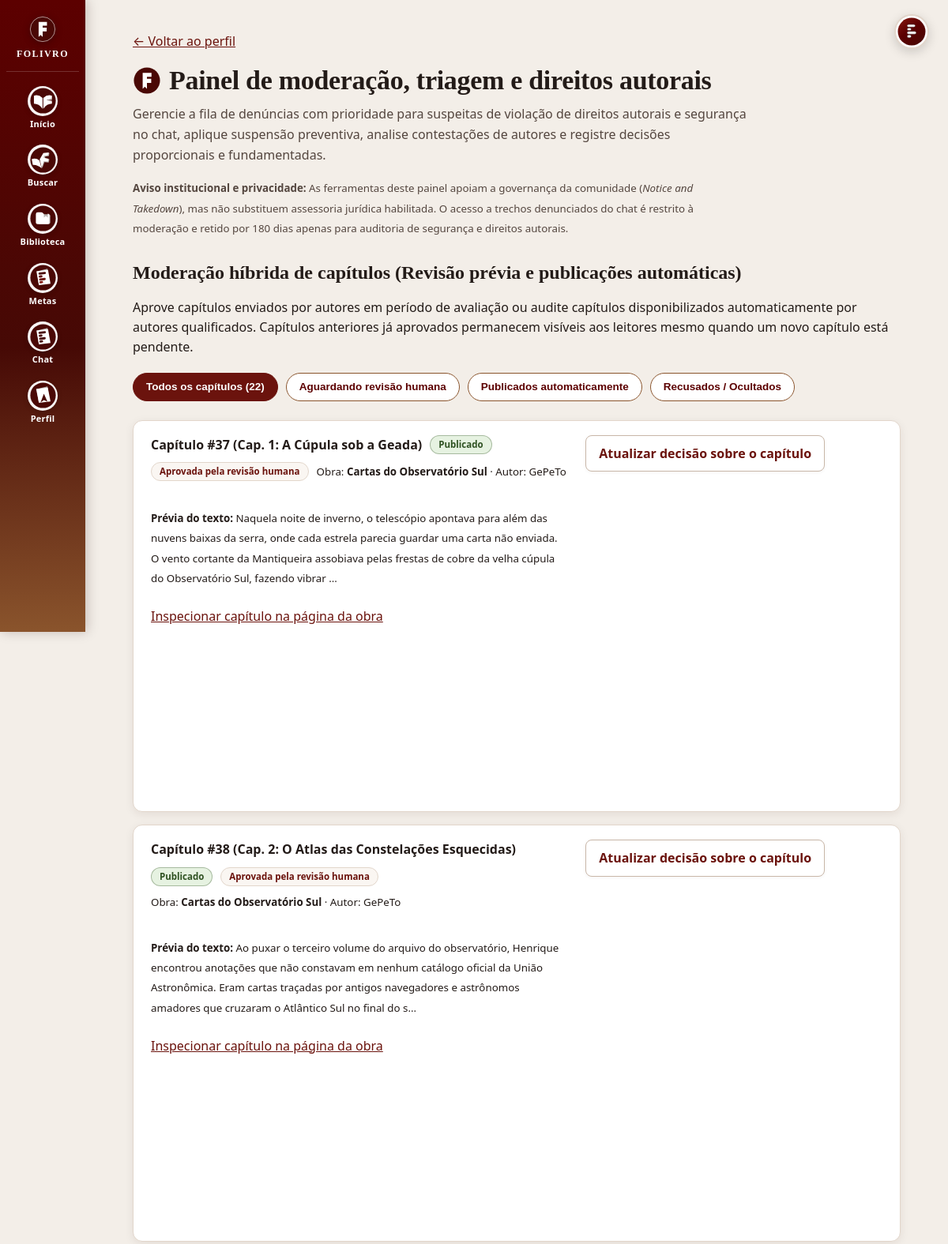
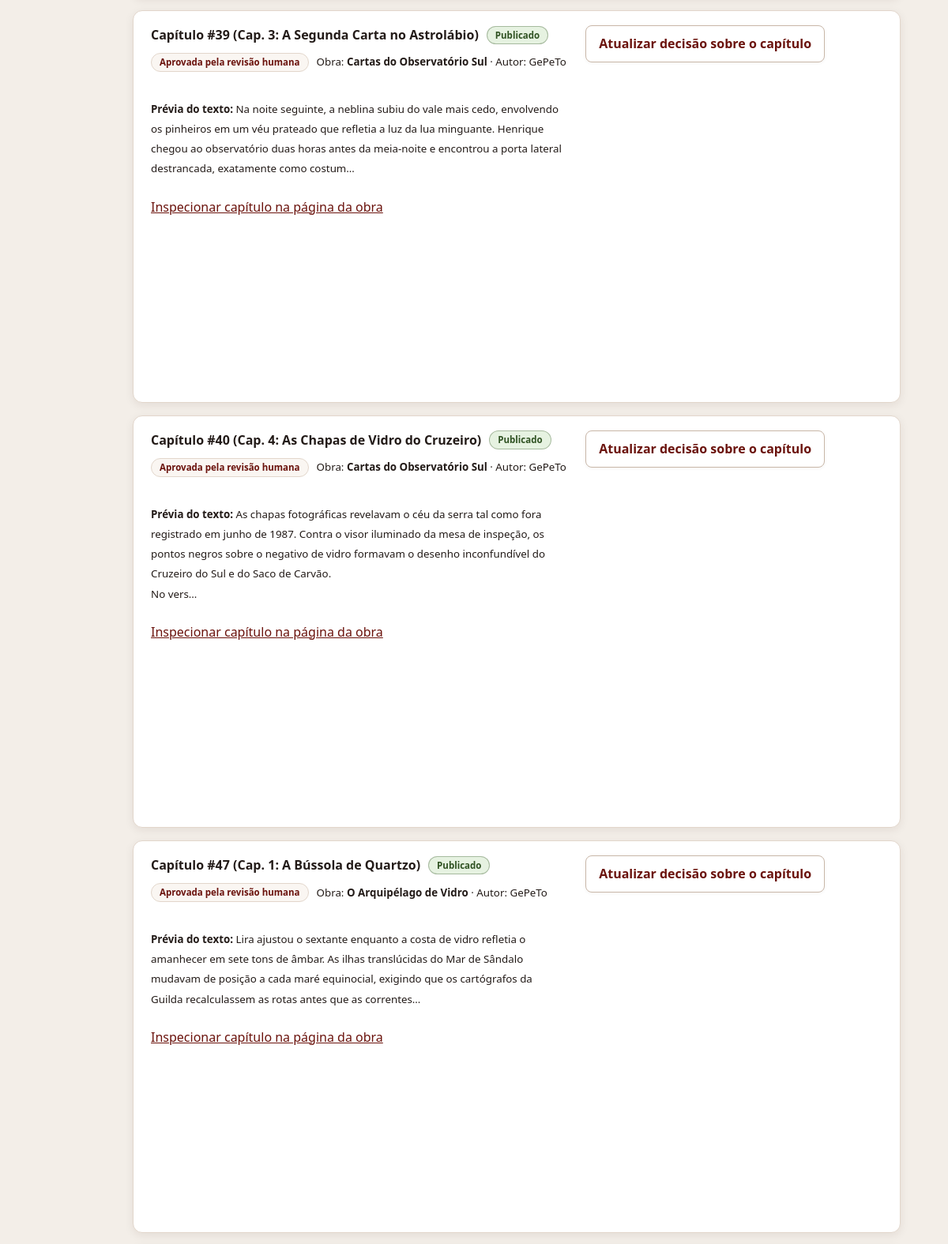
Page /moderacao.php (signed in, upper part) on the committed database (2 pictures, top to bottom).
### tables this page shows
CREATE TABLE `capitulos` (
  `id_capitulos` int(10) unsigned NOT NULL AUTO_INCREMENT,
  `id_historias` int(10) unsigned NOT NULL,
  `titulo_capitulos` varchar(200) NOT NULL,
  `conteudo_capitulos` mediumtext NOT NULL,
  `hash_conteudo_capitulos` char(64) DEFAULT NULL,
  `ordem_capitulos` int(10) unsigned NOT NULL,
  `status_capitulos` enum('rascunho','publicado') NOT NULL DEFAULT 'rascunho',
  `modo_publicacao_capitulos` enum('revisao_humana','automatica') NOT NULL DEFAULT 'revisao_humana',
  `revisao_capitulos` enum('nao_solicitada','pendente','aprovada','publicado_automatico','recusada','oculto_moderacao') NOT NULL DEFAULT 'pendente',
  `justificativa_revisao_capitulos` text DEFAULT NULL,
  `id_moderador_capitulos` int(10) unsigned DEFAULT NULL,
  `data_revisao_capitulos` datetime DEFAULT NULL,
  `data_criacao_capitulos` datetime NOT NULL DEFAULT current_timestamp(),
  `data_atualizacao_capitulos` datetime DEFAULT NULL ON UPDATE current_timestamp(),
  PRIMARY KEY (`id_capitulos`),
  UNIQUE KEY `uq_capitulos_historia_ordem` (`id_historias`,`ordem_capitulos`),
  KEY `idx_capitulos_hash` (`hash_conteudo_capitulos`),
  CONSTRAINT `fk_capitulos_historias` FOREIGN KEY (`id_historias`) REFERENCES `historias` (`id_historias`) ON DELETE CASCADE ON UPDATE CASCADE
);

CREATE TABLE `historias` (
  `id_historias` int(10) unsigned NOT NULL AUTO_INCREMENT,
  `id_usuario` int(10) unsigned NOT NULL,
  `titulo_historias` varchar(200) NOT NULL,
  `sinopse_historias` text DEFAULT NULL,
  `capa_historias` varchar(255) DEFAULT NULL,
  `generos_historias` varchar(255) DEFAULT NULL,
  `status_historias` enum('rascunho','publicada','despublicada') NOT NULL DEFAULT 'rascunho',
  `visualizacoes_historias` int(10) unsigned NOT NULL DEFAULT 0,
  `data_criacao_historias` datetime NOT NULL DEFAULT current_timestamp(),
  `data_atualizacao_historias` datetime DEFAULT NULL ON UPDATE current_timestamp(),
  `licenca_historias` varchar(60) NOT NULL DEFAULT 'direitos_reservados',
  `aviso_conteudo_historias` varchar(80) NOT NULL DEFAULT 'livre',
  `origem_obra_historias` varchar(60) NOT NULL DEFAULT 'autoral_original',
  `hash_conteudo_historias` char(64) DEFAULT NULL,
  PRIMARY KEY (`id_historias`),
  KEY `idx_historias_usuario` (`id_usuario`),
  KEY `idx_historias_status` (`status_historias`),
  KEY `idx_historias_titulo` (`titulo_historias`),
  KEY `idx_historias_hash` (`hash_conteudo_historias`),
  CONSTRAINT `fk_historias_usuario` FOREIGN KEY (`id_usuario`) REFERENCES `usuario` (`id_usuario`) ON DELETE CASCADE ON UPDATE CASCADE
);

CREATE TABLE `usuario` (
  `id_usuario` int(10) unsigned NOT NULL AUTO_INCREMENT,
  `nome_usuario` varchar(120) NOT NULL,
  `email_usuario` varchar(150) NOT NULL,
  `data_nascimento_usuario` date DEFAULT NULL,
  `senha_usuario` varchar(255) NOT NULL,
  `biografia_usuario` text DEFAULT NULL,
  `foto_usuario` varchar(255) DEFAULT NULL,
  `nivel_usuario` enum('leitor','autor','admin') NOT NULL DEFAULT 'leitor',
  `status_usuario` enum('ativo','inativo','banido') NOT NULL DEFAULT 'ativo',
  `data_cadastro_usuario` datetime NOT NULL DEFAULT current_timestamp(),
  `restricao_chat_ate` datetime DEFAULT NULL,
  `avisos_moderacao_usuario` int(10) unsigned NOT NULL DEFAULT 0,
  `modalidade_publicacao_usuario` enum('avaliacao','automatica','revisao_obrigatoria','suspensa') NOT NULL DEFAULT 'avaliacao',
  `capitulos_aprovados_usuario` int(10) unsigned NOT NULL DEFAULT 0,
  `violacoes_confirmadas_usuario` int(10) unsigned NOT NULL DEFAULT 0,
  `revisoes_recusadas_usuario` int(10) unsigned NOT NULL DEFAULT 0,
  `justificativa_modalidade_usuario` varchar(255) DEFAULT NULL,
  `data_qualificacao_usuario` datetime DEFAULT NULL,
  PRIMARY KEY (`id_usuario`),
  UNIQUE KEY `uq_usuario_email` (`email_usuario`)
);

### config/auth.php (called while the page is built, shortened)
<?php
require_once __DIR__ . '/../includes/icones-folivro.php';
function folivro_status_label(?string $status): string
{
    $labels = [
        'quero_ler' => 'Quero ler', 'lendo' => 'Lendo', 'lido' => 'Lido', 'abandonado' => 'Abandonado',
        'rascunho' => 'Rascunho', 'publicada' => 'Publicada', 'publicado' => 'Publicado',
        'despublicada' => 'Despublicada', 'a_venda' => 'À venda', 'suspenso' => 'Venda/distribuição pausada',
        'removido' => 'Removido pela moderação', 'aberta' => 'Aberta (triagem)', 'em_analise' => 'Em análise humana',
        'procedente' => 'Procedente', 'improcedente' => 'Improcedente',
        'gratuita' => 'Publicação gratuita', 'venda_simulada' => 'Venda simulada na loja',
        'baixa' => 'Prioridade baixa', 'media' => 'Prioridade média', 'alta' => 'Prioridade alta (Direitos Autorais / Segurança)',
        'mensagem_chat' => 'Mensagem de chat', 'conversa_chat' => 'Conversa de chat',
        'ativa' => 'Ativa', 'apagada_pelo_autor' => 'Apagada pelo remetente',
        'oculta_preventivamente' => 'Ocultada preventivamente (em análise)',
        'removida_moderacao' => 'Removida pela moderação',
        'aviso_e_remover_mensagem' => 'Aviso formal + Remoção da mensagem',
        'restricao_temporaria_chat' => 'Remoção + Restrição do chat por 7 dias',
        'remover_item' => 'Remoção definitiva do conteúdo',
        'remover_e_banir_reincidente' => 'Remoção + Suspensão da conta infratora',
        'suspender_preventivamente' => 'Suspensão / Ocultação preventiva para triagem',
        'improcedente' => 'Improcedente / Arquivada',
        'nao_solicitada' => 'Não solicitada (rascunho privado)',
        'pendente' => 'Aguardando revisão humana da moderação',
        'aprovada' => 'Aprovada pela revisão humana',
        'recusada' => 'Recusada / Bloqueada na revisão de direitos',
        'comprado' => 'Na sua biblioteca digital',
        'gratuito_salvo' => 'Obra gratuita salva',
        'avaliacao' => 'Em período de avaliação (revisão humana)',
        'automatica' => 'Qualificado para publicação automática',
        'revisao_obrigatoria' => 'Revisão humana obrigatória',
        'suspensa' => 'Permissão de publicação automática suspensa',
        'publicado_automatico' => 'Publicado automaticamente (sujeito à moderação posterior)',
        'oculto_moderacao' => 'Ocultado pela moderação posterior',
        'revisao_humana' => 'Revisão humana prévia',
    ];
    return $labels[$status ?? ''] ?? (string) $status;
}
function folivro_escape(?string $value): string
{
    return htmlspecialchars($value ?? '', ENT_QUOTES | ENT_SUBSTITUTE, 'UTF-8');
}

### moderacao.php (the view, shortened to what this page needs)
<?php
require_once __DIR__ . '/config/database.php';
require_once __DIR__ . '/config/auth.php';
$pdo = folivro_database();
try {
    $pdo->exec(
        "DELETE FROM chat_mensagens
          WHERE status_mensagem = 'removida_moderacao'
            AND id_mensagem IN (
                SELECT item_denuncia FROM denuncias
                 WHERE tipo_denuncias = 'mensagem_chat'
                   AND retencao_evidencia_ate IS NOT NULL
                   AND retencao_evidencia_ate < NOW()
            )"
    );
} catch (Throwable $e) {
}
$filaCapitulos = $pdo->query(
    "SELECT c.*, h.titulo_historias, h.id_usuario AS id_autor_obra,
            a.id_autor_dos_livros, a.status_autor_dos_livros,
            u.nome_usuario AS nome_autor, u.modalidade_publicacao_usuario
       FROM capitulos c
       JOIN historias h ON h.id_historias = c.id_historias
       JOIN autor_dos_livros a ON a.id_historias = h.id_historias
       JOIN usuario u ON u.id_usuario = h.id_usuario
      WHERE a.status_autor_dos_livros <> 'removido'
      ORDER BY FIELD(c.revisao_capitulos, 'pendente', 'publicado_automatico', 'oculto_moderacao', 'recusada', 'aprovada', 'nao_solicitada'),
               c.data_criacao_capitulos DESC
      LIMIT 80"
)->fetchAll();
?>
<!DOCTYPE html>
<html lang="pt-br">
<head>
    <link rel="stylesheet" href="layout.css?v=20261123_03">
    <link rel="stylesheet" href="home.css?v=20261123_01">
</head>
<body>
    <?php $menuAtivo = 'moderacao'; require __DIR__ . '/includes/menu-lateral.php'; ?>
    <main class="conteudo" id="conteudo-principal">
        <p><a href="usuario.php">← Voltar ao perfil</a></p>
        <h1 class="titulo-com-icone-folivro"><?= folivro_icone('emblema-f', 'folivro-icon-lg') ?> Painel de moderação, triagem e direitos autorais</h1>
        <p>Gerencie a fila de denúncias com prioridade para suspeitas de violação de direitos autorais e segurança no chat, aplique suspensão preventiva, analise contestações de autores e registre decisões proporcionais e fundamentadas.</p>
        <p><small><strong>Aviso institucional e privacidade:</strong> As ferramentas deste painel apoiam a governança da comunidade (<em>Notice and Takedown</em>), mas não substituem assessoria jurídica habilitada. O acesso a trechos denunciados do chat é restrito à moderação e retido por 180 dias apenas para auditoria de segurança e direitos autorais.</small></p>
        <section class="secao-perfil" aria-labelledby="titulo-fila-capitulos-hibrida">
            <h2 id="titulo-fila-capitulos-hibrida">Moderação híbrida de capítulos (Revisão prévia e publicações automáticas)</h2>
            <p>Aprove capítulos enviados por autores em período de avaliação ou audite capítulos disponibilizados automaticamente por autores qualificados. Capítulos anteriores já aprovados permanecem visíveis aos leitores mesmo quando um novo capítulo está pendente.</p>
            <?php if ($filaCapitulos): ?>
                <div class="filtros-biblioteca" role="toolbar" aria-label="Filtrar capítulos da moderação híbrida">
                    <button type="button" class="filtro-pilula ativo" data-filtro-cap="todos">Todos os capítulos (<?= count($filaCapitulos) ?>)</button>
                    <button type="button" class="filtro-pilula" data-filtro-cap="pendente">Aguardando revisão humana</button>
                    <button type="button" class="filtro-pilula" data-filtro-cap="automatico">Publicados automaticamente</button>
                    <button type="button" class="filtro-pilula" data-filtro-cap="oculto">Recusados / Ocultados</button>
                </div>
                <div class="lista-interacoes" id="lista-moderacao-capitulos">
                    <?php foreach ($filaCapitulos as $fc): ?>
                        <?php
                        $revCapStatus = (string) ($fc['revisao_capitulos'] ?? 'pendente');
                        $modoPubCap = (string) ($fc['modo_publicacao_capitulos'] ?? 'revisao_humana');
                        $ehAutoCap = ($modoPubCap === 'automatica' || $revCapStatus === 'publicado_automatico');
                        $ehPendCap = ($revCapStatus === 'pendente');
                        $ehOcultoCap = in_array($revCapStatus, ['recusada', 'oculto_moderacao'], true);
                        $resumoTextoCap = mb_substr(trim(strip_tags((string) $fc['conteudo_capitulos'])), 0, 260, 'UTF-8');
                        ?>
                        <article class="card-interacao item-moderacao"
                                 data-cap-pendente="<?= $ehPendCap ? '1' : '0' ?>"
                                 data-cap-automatico="<?= $ehAutoCap ? '1' : '0' ?>"
                                 data-cap-oculto="<?= $ehOcultoCap ? '1' : '0' ?>">
                            <header>
                                <strong>Capítulo #<?= (int) $fc['id_capitulos'] ?> (Cap. <?= (int) $fc['ordem_capitulos'] ?>: <?= folivro_escape($fc['titulo_capitulos']) ?>)</strong>
                                <span class="selo-status <?= $fc['status_capitulos'] === 'publicado' ? 'selo-lido' : '' ?>">
                                    <?= folivro_escape(folivro_status_label((string) $fc['status_capitulos'])) ?>
                                </span>
                                <span class="selo-status <?= $ehAutoCap ? 'selo-comprado' : '' ?>">
                                    <?= folivro_escape(folivro_status_label($revCapStatus)) ?>
                                </span>
                                <small>Obra: <strong><?= folivro_escape($fc['titulo_historias']) ?></strong> · Autor: <?= folivro_escape($fc['nome_autor']) ?></small>
                            </header>
                            <p><small><strong>Prévia do texto:</strong> <?= folivro_escape($resumoTextoCap) ?><?= mb_strlen(strip_tags((string) $fc['conteudo_capitulos']), 'UTF-8') > 260 ? '…' : '' ?></small></p>
                            <p><a href="obra.php?id=<?= (int) $fc['id_autor_dos_livros'] ?>#capitulo-<?= (int) $fc['ordem_capitulos'] ?>">Inspecionar capítulo na página da obra</a></p>
                            <details class="configurar-meta" <?= $ehPendCap ? 'open' : '' ?>>
                                <summary><?= $ehPendCap ? 'Aprovar ou recusar capítulo pendente' : ($ehAutoCap ? 'Moderação posterior de capítulo publicado automaticamente' : 'Atualizar decisão sobre o capítulo') ?></summary>
                            </details>
                        </article>
                    <?php endforeach; ?>
                </div>
            <?php else: ?>
                <p class="estado-vazio">Nenhum capítulo cadastrado no momento.</p>
            <?php endif; ?>
        </section>
    </main>
</body>
</html>

### rows in the picture
capitulos: id_capitulos "37", ordem_capitulos "1", titulo_capitulos "A Cúpula sob a Geada", status_capitulos "Publicado", revisao_capitulos "Aprovada pela revisão humana", id_historias.titulo_historias "Cartas do Observatório Sul", usuario.nome_usuario "GePeTo", conteudo_capitulos "Naquela noite de inverno, o telescópio apontava para além das nuvens baixas da serra, onde cada estrela parecia guardar uma carta não enviada. O vento cortante da Mantiqueira assobiava pelas frestas de cobre da velha cúpula do Observatório Sul, fazendo vibrar", modo_publicacao_capitulos "Atualizar decisão sobre o capítulo"
capitulos: id_capitulos "38", ordem_capitulos "2", titulo_capitulos "O Atlas das Constelações Esquecidas", status_capitulos "Publicado", revisao_capitulos "Aprovada pela revisão humana", id_historias.titulo_historias "Cartas do Observatório Sul", usuario.nome_usuario "GePeTo", conteudo_capitulos "Ao puxar o terceiro volume do arquivo do observatório, Henrique encontrou anotações que não constavam em nenhum catálogo oficial da União Astronômica. Eram cartas traçadas por antigos navegadores e astrônomos amadores que cruzaram o Atlântico Sul no final do s", modo_publicacao_capitulos "Atualizar decisão sobre o capítulo"
capitulos: id_capitulos "39", ordem_capitulos "3", titulo_capitulos "A Segunda Carta no Astrolábio", status_capitulos "Publicado", revisao_capitulos "Aprovada pela revisão humana", id_historias.titulo_historias "Cartas do Observatório Sul", usuario.nome_usuario "GePeTo", conteudo_capitulos "Na noite seguinte, a neblina subiu do vale mais cedo, envolvendo os pinheiros em um véu prateado que refletia a luz da lua minguante. Henrique chegou ao observatório duas horas antes da meia-noite e encontrou a porta lateral destrancada, exatamente como costum", modo_publicacao_capitulos "Atualizar decisão sobre o capítulo"
capitulos: id_capitulos "40", ordem_capitulos "4", titulo_capitulos "As Chapas de Vidro do Cruzeiro", status_capitulos "Publicado", revisao_capitulos "Aprovada pela revisão humana", id_historias.titulo_historias "Cartas do Observatório Sul", usuario.nome_usuario "GePeTo", conteudo_capitulos "As chapas fotográficas revelavam o céu da serra tal como fora registrado em junho de 1987. Contra o visor iluminado da mesa de inspeção, os pontos negros sobre o negativo de vidro formavam o desenho inconfundível do Cruzeiro do Sul e do Saco de Carvão. No vers", modo_publicacao_capitulos "Atualizar decisão sobre o capítulo"
capitulos: id_capitulos "47", ordem_capitulos "1", titulo_capitulos "A Bússola de Quartzo", status_capitulos "Publicado", revisao_capitulos "Aprovada pela revisão humana", id_historias.titulo_historias "O Arquipélago de Vidro", usuario.nome_usuario "GePeTo", conteudo_capitulos "Lira ajustou o sextante enquanto a costa de vidro refletia o amanhecer em sete tons de âmbar. As ilhas translúcidas do Mar de Sândalo mudavam de posição a cada maré equinocial, exigindo que os cartógrafos da Guilda recalculassem as rotas antes que as correntes", modo_publicacao_capitulos "Atualizar decisão sobre o capítulo"

### other values in the picture
count($filaCapitulos) "22"
